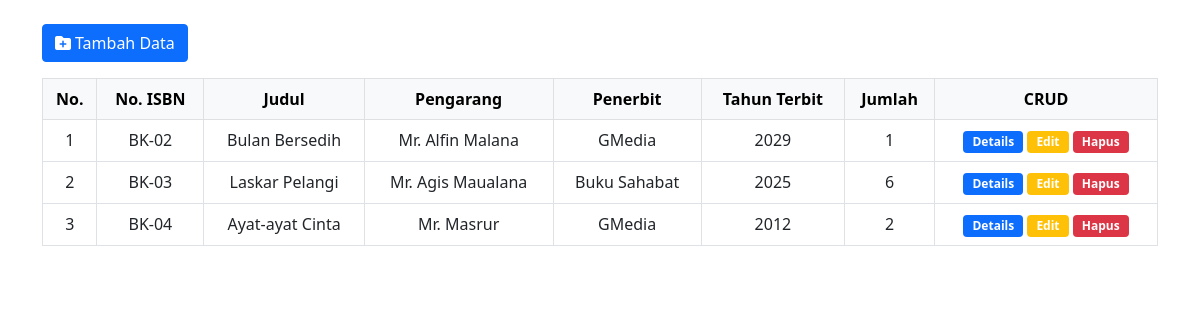
The page / on the database its author committed.
### tables this page shows
CREATE TABLE `buku` (
  `id_buku` int(11) NOT NULL,
  `isbn` varchar(20) DEFAULT NULL,
  `judul` varchar(100) DEFAULT NULL,
  `pengarang` varchar(100) DEFAULT NULL,
  `penerbit` varchar(100) DEFAULT NULL,
  `tahun_terbit` year(4) DEFAULT NULL,
  `jumlah` int(11) DEFAULT NULL
);

### index.php (the view, shortened to what this page needs)
<?php
include 'database/conn.php';
$query = "SELECT id_buku, isbn, judul, pengarang, penerbit, tahun_terbit, jumlah FROM buku";
$result = mysqli_query($conn, $query);
?>
<!doctype html>
<html lang="en">
<head>
    <link href="https://cdn.jsdelivr.net/npm/bootstrap@5.0.2/dist/css/bootstrap.min.css" rel="stylesheet"
>
    <link rel="stylesheet" href="https://cdnjs.cloudflare.com/ajax/libs/font-awesome/6.7.2/css/all.min.css"
 />
</head>
<body>
    <div class="page-body py-4">
        <div class="container-xl">
            <a href="form_tambah.php" class="btn btn-primary">
                <span class="text"><i class="fa-solid fa-folder-plus me-1"></i>Tambah Data</span>
            </a>
            <table class="table table-bordered mt-3">
                <thead class="text-center table-light">
                    <tr>
                        <th>No.</th>
                        <th>No. ISBN</th>
                        <th>Judul</th>
                        <th>Pengarang</th>
                        <th>Penerbit</th>
                        <th>Tahun Terbit</th>
                        <th>Jumlah</th>
                        <th>CRUD</th>
                    </tr>
                </thead>
                <tbody class="text-center">
                    <?php
                    if (mysqli_num_rows($result) > 0):
                        $no = 1;
                        while ($row = mysqli_fetch_assoc($result)):
                            ?>
                    <tr>
                        <td><?= $no++ ?></td>
                        <td><?= htmlspecialchars($row['isbn']) ?></td>
                        <td><?= htmlspecialchars($row['judul']) ?></td>
                        <td><?= htmlspecialchars($row['pengarang']) ?></td>
                        <td><?= htmlspecialchars($row['penerbit']) ?></td>
                        <td><?= $row['tahun_terbit'] ?></td>
                        <td><?= $row['jumlah'] ?></td>
                        <td>
                            <a href="form_detail.php?id=<?= $row['id_buku'] ?>" 1
                                class="badge bg-primary btn px-2 py-1">Details</a>
                            <a href="form_update.php?id=<?= $row['id_buku'] ?>"
                                class="badge bg-warning text-white btn px-2 py-1">Edit</a>
                            <a href="form_hapus.php?id=<?= $row['id_buku'] ?>"
                                class="badge bg-danger btn px-2 py-1">Hapus</a>
                        </td>
                    </tr>
                    <?php endwhile; else: ?>
                    <tr>
                        <td colspan="7">Data kosong, silakan tambahkan data baru.</td>
                    </tr>
                    <?php endif; ?>
                </tbody>
            </table>
        </div>
    </div>
</body>
</html>

### rows shown on the page
buku: isbn "BK-02", judul "Bulan Bersedih", pengarang "Mr. Alfin Malana", penerbit "GMedia", tahun_terbit "2029", jumlah "1"
buku: isbn "BK-03", judul "Laskar Pelangi", pengarang "Mr. Agis Maualana", penerbit "Buku Sahabat", tahun_terbit "2025", jumlah "6"
buku: isbn "BK-04", judul "Ayat-ayat Cinta", pengarang "Mr. Masrur", penerbit "GMedia", tahun_terbit "2012", jumlah "2"
